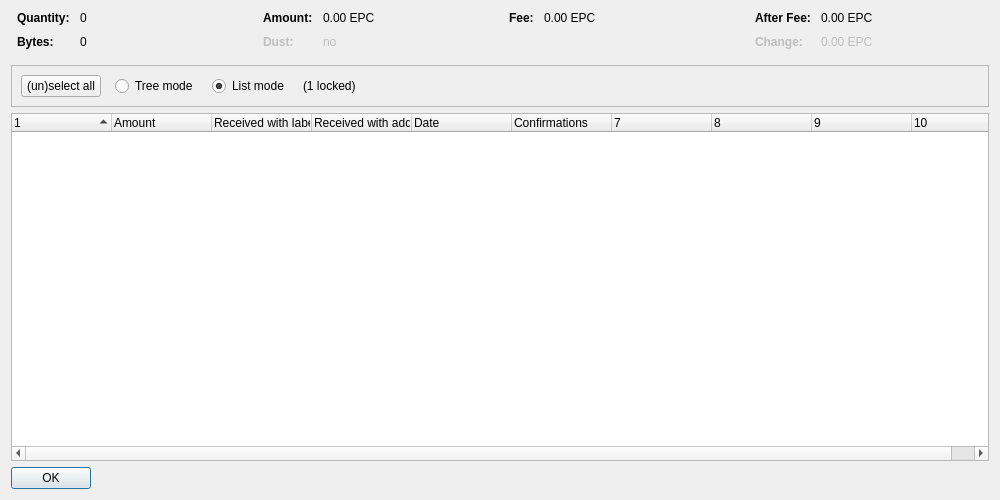
<?xml version="1.0" encoding="UTF-8"?>
<ui version="4.0">
 <class>CoinControlDialog</class>
 <widget class="QDialog" name="CoinControlDialog">
  <property name="geometry">
   <rect>
    <x>0</x>
    <y>0</y>
    <width>1000</width>
    <height>500</height>
   </rect>
  </property>
  <property name="windowTitle">
   <string>Coin Selection</string>
  </property>
  <layout class="QVBoxLayout" name="verticalLayout">
   <item>
    <layout class="QHBoxLayout" name="horizontalLayoutTop" stretch="0,0,0,0">
     <property name="topMargin">
      <number>0</number>
     </property>
     <property name="bottomMargin">
      <number>10</number>
     </property>
     <item>
      <layout class="QFormLayout" name="formLayoutCoinControl1">
       <property name="horizontalSpacing">
        <number>10</number>
       </property>
       <property name="verticalSpacing">
        <number>10</number>
       </property>
       <property name="leftMargin">
        <number>6</number>
       </property>
       <property name="rightMargin">
        <number>6</number>
       </property>
       <item row="0" column="0">
        <widget class="QLabel" name="labelCoinControlQuantityText">
         <property name="font">
          <font>
           <weight>75</weight>
           <bold>true</bold>
          </font>
         </property>
         <property name="text">
          <string>Quantity:</string>
         </property>
        </widget>
       </item>
       <item row="0" column="1">
        <widget class="QLabel" name="labelCoinControlQuantity">
         <property name="cursor">
          <cursorShape>IBeamCursor</cursorShape>
         </property>
         <property name="contextMenuPolicy">
          <enum>Qt::ActionsContextMenu</enum>
         </property>
         <property name="text">
          <string notr="true">0</string>
         </property>
         <property name="textInteractionFlags">
          <set>Qt::LinksAccessibleByMouse|Qt::TextSelectableByKeyboard|Qt::TextSelectableByMouse</set>
         </property>
        </widget>
       </item>
       <item row="1" column="0">
        <widget class="QLabel" name="labelCoinControlBytesText">
         <property name="font">
          <font>
           <weight>75</weight>
           <bold>true</bold>
          </font>
         </property>
         <property name="text">
          <string>Bytes:</string>
         </property>
        </widget>
       </item>
       <item row="1" column="1">
        <widget class="QLabel" name="labelCoinControlBytes">
         <property name="cursor">
          <cursorShape>IBeamCursor</cursorShape>
         </property>
         <property name="contextMenuPolicy">
          <enum>Qt::ActionsContextMenu</enum>
         </property>
         <property name="text">
          <string notr="true">0</string>
         </property>
         <property name="textInteractionFlags">
          <set>Qt::LinksAccessibleByMouse|Qt::TextSelectableByKeyboard|Qt::TextSelectableByMouse</set>
         </property>
        </widget>
       </item>
      </layout>
     </item>
     <item>
      <layout class="QFormLayout" name="formLayoutCoinControl2">
       <property name="horizontalSpacing">
        <number>10</number>
       </property>
       <property name="verticalSpacing">
        <number>10</number>
       </property>
       <property name="leftMargin">
        <number>6</number>
       </property>
       <property name="rightMargin">
        <number>6</number>
       </property>
       <item row="0" column="0">
        <widget class="QLabel" name="labelCoinControlAmountText">
         <property name="font">
          <font>
           <weight>75</weight>
           <bold>true</bold>
          </font>
         </property>
         <property name="text">
          <string>Amount:</string>
         </property>
        </widget>
       </item>
       <item row="0" column="1">
        <widget class="QLabel" name="labelCoinControlAmount">
         <property name="cursor">
          <cursorShape>IBeamCursor</cursorShape>
         </property>
         <property name="contextMenuPolicy">
          <enum>Qt::ActionsContextMenu</enum>
         </property>
         <property name="text">
          <string notr="true">0.00 EPC</string>
         </property>
         <property name="textInteractionFlags">
          <set>Qt::LinksAccessibleByMouse|Qt::TextSelectableByKeyboard|Qt::TextSelectableByMouse</set>
         </property>
        </widget>
       </item>
       <item row="1" column="0">
        <widget class="QLabel" name="labelCoinControlLowOutputText">
         <property name="enabled">
          <bool>false</bool>
         </property>
         <property name="font">
          <font>
           <weight>75</weight>
           <bold>true</bold>
          </font>
         </property>
         <property name="text">
          <string>Dust:</string>
         </property>
        </widget>
       </item>
       <item row="1" column="1">
        <widget class="QLabel" name="labelCoinControlLowOutput">
         <property name="enabled">
          <bool>false</bool>
         </property>
         <property name="cursor">
          <cursorShape>IBeamCursor</cursorShape>
         </property>
         <property name="contextMenuPolicy">
          <enum>Qt::ActionsContextMenu</enum>
         </property>
         <property name="text">
          <string notr="true">no</string>
         </property>
         <property name="textInteractionFlags">
          <set>Qt::LinksAccessibleByMouse|Qt::TextSelectableByKeyboard|Qt::TextSelectableByMouse</set>
         </property>
        </widget>
       </item>
      </layout>
     </item>
     <item>
      <layout class="QFormLayout" name="formLayoutCoinControl3">
       <property name="horizontalSpacing">
        <number>10</number>
       </property>
       <property name="verticalSpacing">
        <number>10</number>
       </property>
       <property name="leftMargin">
        <number>6</number>
       </property>
       <property name="rightMargin">
        <number>6</number>
       </property>
       <item row="0" column="0">
        <widget class="QLabel" name="labelCoinControlFeeText">
         <property name="font">
          <font>
           <weight>75</weight>
           <bold>true</bold>
          </font>
         </property>
         <property name="text">
          <string>Fee:</string>
         </property>
        </widget>
       </item>
       <item row="0" column="1">
        <widget class="QLabel" name="labelCoinControlFee">
         <property name="cursor">
          <cursorShape>IBeamCursor</cursorShape>
         </property>
         <property name="contextMenuPolicy">
          <enum>Qt::ActionsContextMenu</enum>
         </property>
         <property name="text">
          <string notr="true">0.00 EPC</string>
         </property>
         <property name="textInteractionFlags">
          <set>Qt::LinksAccessibleByMouse|Qt::TextSelectableByKeyboard|Qt::TextSelectableByMouse</set>
         </property>
        </widget>
       </item>
      </layout>
     </item>
     <item>
      <layout class="QFormLayout" name="formLayoutCoinControl4">
       <property name="horizontalSpacing">
        <number>10</number>
       </property>
       <property name="verticalSpacing">
        <number>10</number>
       </property>
       <property name="leftMargin">
        <number>6</number>
       </property>
       <property name="rightMargin">
        <number>6</number>
       </property>
       <item row="0" column="0">
        <widget class="QLabel" name="labelCoinControlAfterFeeText">
         <property name="font">
          <font>
           <weight>75</weight>
           <bold>true</bold>
          </font>
         </property>
         <property name="text">
          <string>After Fee:</string>
         </property>
        </widget>
       </item>
       <item row="0" column="1">
        <widget class="QLabel" name="labelCoinControlAfterFee">
         <property name="cursor">
          <cursorShape>IBeamCursor</cursorShape>
         </property>
         <property name="contextMenuPolicy">
          <enum>Qt::ActionsContextMenu</enum>
         </property>
         <property name="text">
          <string notr="true">0.00 EPC</string>
         </property>
         <property name="textInteractionFlags">
          <set>Qt::LinksAccessibleByMouse|Qt::TextSelectableByKeyboard|Qt::TextSelectableByMouse</set>
         </property>
        </widget>
       </item>
       <item row="1" column="0">
        <widget class="QLabel" name="labelCoinControlChangeText">
         <property name="enabled">
          <bool>false</bool>
         </property>
         <property name="font">
          <font>
           <weight>75</weight>
           <bold>true</bold>
          </font>
         </property>
         <property name="text">
          <string>Change:</string>
         </property>
        </widget>
       </item>
       <item row="1" column="1">
        <widget class="QLabel" name="labelCoinControlChange">
         <property name="enabled">
          <bool>false</bool>
         </property>
         <property name="cursor">
          <cursorShape>IBeamCursor</cursorShape>
         </property>
         <property name="contextMenuPolicy">
          <enum>Qt::ActionsContextMenu</enum>
         </property>
         <property name="text">
          <string notr="true">0.00 EPC</string>
         </property>
         <property name="textInteractionFlags">
          <set>Qt::LinksAccessibleByMouse|Qt::TextSelectableByKeyboard|Qt::TextSelectableByMouse</set>
         </property>
        </widget>
       </item>
      </layout>
     </item>
    </layout>
   </item>
   <item>
    <widget class="QFrame" name="frame">
     <property name="minimumSize">
      <size>
       <width>0</width>
       <height>40</height>
      </size>
     </property>
     <property name="frameShape">
      <enum>QFrame::StyledPanel</enum>
     </property>
     <property name="frameShadow">
      <enum>QFrame::Sunken</enum>
     </property>
     <layout class="QHBoxLayout" name="horizontalLayout">
      <item>
       <layout class="QHBoxLayout" name="horizontalLayoutPanel" stretch="0,0,0,0,0">
        <property name="spacing">
         <number>14</number>
        </property>
        <item>
         <widget class="QPushButton" name="pushButtonSelectAll">
          <property name="sizePolicy">
           <sizepolicy hsizetype="Maximum" vsizetype="Fixed">
            <horstretch>0</horstretch>
            <verstretch>0</verstretch>
           </sizepolicy>
          </property>
          <property name="text">
           <string>(un)select all</string>
          </property>
          <property name="autoDefault">
           <bool>false</bool>
          </property>
         </widget>
        </item>
        <item>
         <widget class="QRadioButton" name="radioTreeMode">
          <property name="sizePolicy">
           <sizepolicy hsizetype="Maximum" vsizetype="Fixed">
            <horstretch>0</horstretch>
            <verstretch>0</verstretch>
           </sizepolicy>
          </property>
          <property name="text">
           <string>Tree mode</string>
          </property>
         </widget>
        </item>
        <item>
         <widget class="QRadioButton" name="radioListMode">
          <property name="sizePolicy">
           <sizepolicy hsizetype="Maximum" vsizetype="Fixed">
            <horstretch>0</horstretch>
            <verstretch>0</verstretch>
           </sizepolicy>
          </property>
          <property name="text">
           <string>List mode</string>
          </property>
          <property name="checked">
           <bool>true</bool>
          </property>
         </widget>
        </item>
        <item>
         <widget class="QLabel" name="labelLocked">
          <property name="text">
           <string notr="true">(1 locked)</string>
          </property>
         </widget>
        </item>
        <item>
         <spacer name="horizontalSpacer">
          <property name="orientation">
           <enum>Qt::Horizontal</enum>
          </property>
          <property name="sizeHint" stdset="0">
           <size>
            <width>40</width>
            <height>20</height>
           </size>
          </property>
         </spacer>
        </item>
       </layout>
      </item>
     </layout>
    </widget>
   </item>
   <item>
    <widget class="CoinControlTreeWidget" name="treeWidget">
     <property name="contextMenuPolicy">
      <enum>Qt::CustomContextMenu</enum>
     </property>
     <property name="sortingEnabled">
      <bool>false</bool>
     </property>
     <property name="columnCount">
      <number>10</number>
     </property>
     <attribute name="headerShowSortIndicator" stdset="0">
      <bool>true</bool>
     </attribute>
     <attribute name="headerStretchLastSection">
      <bool>false</bool>
     </attribute>
     <column>
      <property name="text">
       <string/>
      </property>
     </column>
     <column>
      <property name="text">
       <string>Amount</string>
      </property>
     </column>
     <column>
      <property name="text">
       <string>Received with label</string>
      </property>
     </column>
     <column>
      <property name="text">
       <string>Received with address</string>
      </property>
     </column>
     <column>
      <property name="text">
       <string>Date</string>
      </property>
     </column>
     <column>
      <property name="text">
       <string>Confirmations</string>
      </property>
      <property name="toolTip">
       <string>Confirmed</string>
      </property>
     </column>
     <column>
      <property name="text">
       <string/>
      </property>
     </column>
     <column>
      <property name="text">
       <string/>
      </property>
     </column>
     <column>
      <property name="text">
       <string/>
      </property>
     </column>
     <column>
      <property name="text">
       <string/>
      </property>
     </column>
    </widget>
   </item>
   <item>
    <widget class="QDialogButtonBox" name="buttonBox">
     <property name="sizePolicy">
      <sizepolicy hsizetype="Maximum" vsizetype="Fixed">
       <horstretch>0</horstretch>
       <verstretch>0</verstretch>
      </sizepolicy>
     </property>
     <property name="orientation">
      <enum>Qt::Horizontal</enum>
     </property>
     <property name="standardButtons">
      <set>QDialogButtonBox::Ok</set>
     </property>
    </widget>
   </item>
  </layout>
 </widget>
 <customwidgets>
  <customwidget>
   <class>CoinControlTreeWidget</class>
   <extends>QTreeWidget</extends>
   <header>coincontroltreewidget.h</header>
  </customwidget>
 </customwidgets>
 <resources/>
 <connections/>
</ui>
